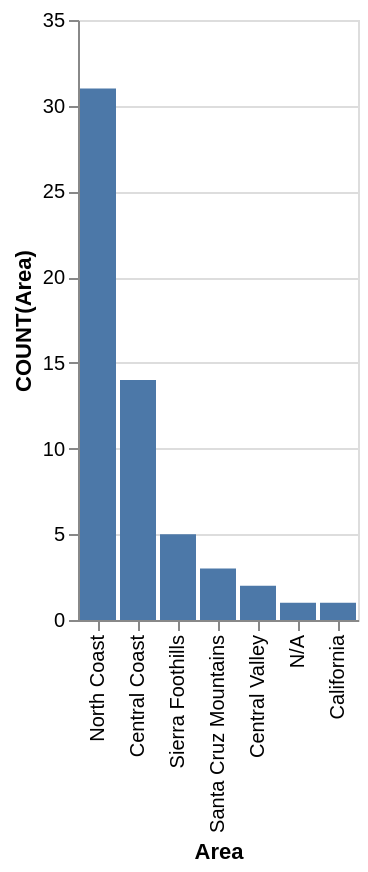

Vega-Lite specification for this chart:
### Vega-Lite specification from a JSON file in a GitHub repository (floating-point values rounded to 4 significant figures)
{"data": {"values": [{"x_data": "North Coast", "y_data": 31}, {"x_data": "Central Coast", "y_data": 14}, {"x_data": "Sierra Foothills", "y_data": 5}, {"x_data": "Santa Cruz Mountains", "y_data": 3}, {"x_data": "Central Valley", "y_data": 2}, {"x_data": "N/A", "y_data": 1}, {"x_data": "California", "y_data": 1}]}, "mark": "bar", "encoding": {"x": {"field": "x_data", "type": "nominal", "title": "Area", "sort": {"op": "sum", "field": "y_data", "order": "descending"}}, "y": {"field": "y_data", "type": "quantitative", "title": "COUNT(Area)"}}}
